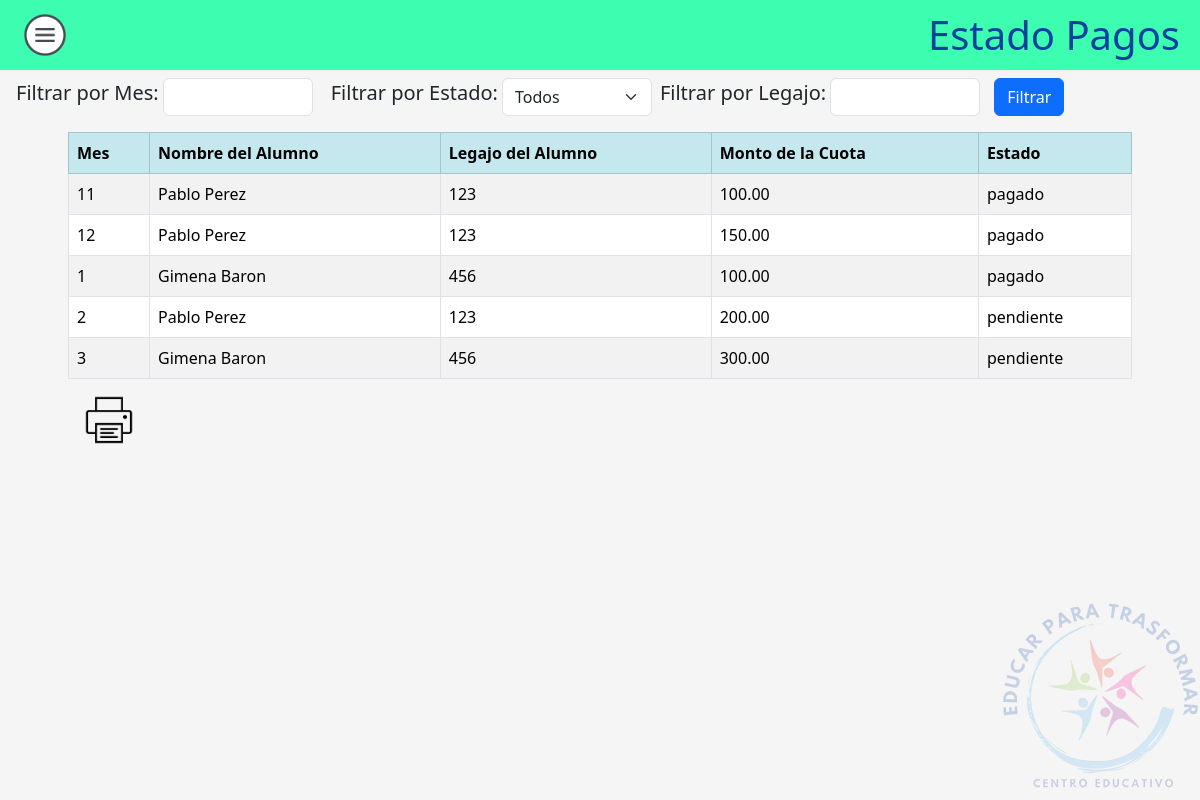
/Personal/Cuotas/cuotas.php, run on the app's committed database.
### tables this page shows
CREATE TABLE `cuotas` (
  `id` int(11) NOT NULL,
  `id_padre` int(11) DEFAULT NULL,
  `idAlumno` int(11) DEFAULT NULL,
  `mes` int(11) DEFAULT NULL,
  `año` int(11) DEFAULT NULL,
  `monto` decimal(10,2) DEFAULT NULL,
  `estado` enum('pendiente','pagado') DEFAULT NULL
);

CREATE TABLE `alumno` (
  `id` int(11) NOT NULL,
  `correo` varchar(50) DEFAULT NULL,
  `password` varchar(50) DEFAULT NULL,
  `idPadre` int(11) DEFAULT NULL,
  `legajo` int(30) NOT NULL,
  `nombre` varchar(50) NOT NULL
);

### Personal/Cuotas/cuotas.php (the view, shortened to what this page needs)
<!DOCTYPE html>
<html>
<?php
$conexion = conectar();
$sql = "SELECT cuotas.mes, alumno.nombre, alumno.legajo, cuotas.monto, cuotas.estado
        FROM cuotas
        INNER JOIN alumno ON cuotas.idAlumno = alumno.id";
$mesFiltro = isset($_GET['mes']) ? $_GET['mes'] : "";
$legajoFiltro = isset($_GET['legajo']) ? $_GET['legajo'] : "";
$resultado = mysqli_query($conexion, $sql);
if ($resultado) {
    $cuotas = array();
    while ($fila = mysqli_fetch_assoc($resultado)) {
        $cuotas[] = $fila;
    }
} else {
    die("Error al ejecutar la consulta: " . mysqli_error($conexion));
}
?>
<head>
    <link href="https://cdn.jsdelivr.net/npm/bootstrap@5.3.2/dist/css/bootstrap.min.css" rel="stylesheet">
    <link rel="stylesheet" href="../../Css/styles.css">
</head>
<body>
    <header class="header no-print">
        <a type="button" data-bs-toggle="offcanvas" data-bs-target="#offcanvasExample" aria-controls="offcanvasExample">
            <img src="../../Css/hamburguesa.png" width="50px">
        </a>
        <h1 style="text-align: center; color: #05429f">Estado Pagos</h1>
    </header>
    <div class="mt-2 ms-2">
        <form method="get">
            <div class="form-inline">
                <label class="h5 ms-2" for="mes">Filtrar por Mes:</label>
                <input class="form-control ms-1" style="max-width: 150px;" type="text" name="mes" id="mes" value="<?= $mesFiltro ?>">
                <label class="h5 ms-2" for="estado">Filtrar por Estado:</label>
                <select class="form-select ms-1" style="max-width: 150px;" name="estado" id="estado">
                    <option value="">Todos</option>
                </select>
                <label class="h5 ms-2" for="legajo">Filtrar por Legajo:</label>
                <input class="form-control ms-1" style="max-width: 150px;" type="text" name="legajo" id="legajo" value="<?= $legajoFiltro ?>">
                <input class="btn btn-primary ms-1 no-print" type="submit" value="Filtrar">
            </div>
        </form>
    </div>
    <div class="mt-2 mx-auto p-2" style="width: 90vw">
        <table class="table table-striped table-bordered">
            <tr class="table-info">
                <th>Mes</th>
                <th>Nombre del Alumno</th>
                <th>Legajo del Alumno</th>
                <th>Monto de la Cuota</th>
                <th>Estado</th>
            </tr>
            <tbody>
                <?php foreach ($cuotas as $cuota) : ?>
                    <tr>
                        <td><?= $cuota['mes'] ?></td>
                        <td><?= $cuota['nombre'] ?></td>
                        <td><?= $cuota['legajo'] ?></td>
                        <td><?= $cuota['monto'] ?></td>
                        <td><?= $cuota['estado'] ?></td>
                    </tr>
                <?php endforeach; ?>
            </tbody>
        </table>
        <a class="no-print ms-3" type='button' onclick='imprimirTabla()'><img src='../../Css/print.png' width='50px'></a>
    </div>
    <div id="footer">
        <img src="../../Css/Logotipo200x200.png">
    </div>
</body>
</html>

### Css/styles.css (style rules this page uses)
body { background-color: #f5f5f5; }
.header { background-color: #3dfdb0; color: #fff; padding: 10px 20px; display: flex; justify-content: space-between; align-items: center; }
.header h1 { text-align: center; margin: 0; }
#footer { position: fixed; right: 0; bottom: 0; margin: 0; padding: 0; }
#footer img { width: 200px; opacity: 0.2; }
.form-inline { display: flex; align-items: center; }
.form-inline input, .form-inline button { margin-right: 10px; }

### data on the page
cuotas: mes "11", idAlumno.nombre "Pablo Perez", idAlumno.legajo "123", monto "100.00", estado "pagado"
cuotas: mes "12", idAlumno.nombre "Pablo Perez", idAlumno.legajo "123", monto "150.00", estado "pagado"
cuotas: mes "1", idAlumno.nombre "Gimena Baron", idAlumno.legajo "456", monto "100.00", estado "pagado"
cuotas: mes "2", idAlumno.nombre "Pablo Perez", idAlumno.legajo "123", monto "200.00", estado "pendiente"
cuotas: mes "3", idAlumno.nombre "Gimena Baron", idAlumno.legajo "456", monto "300.00", estado "pendiente"
